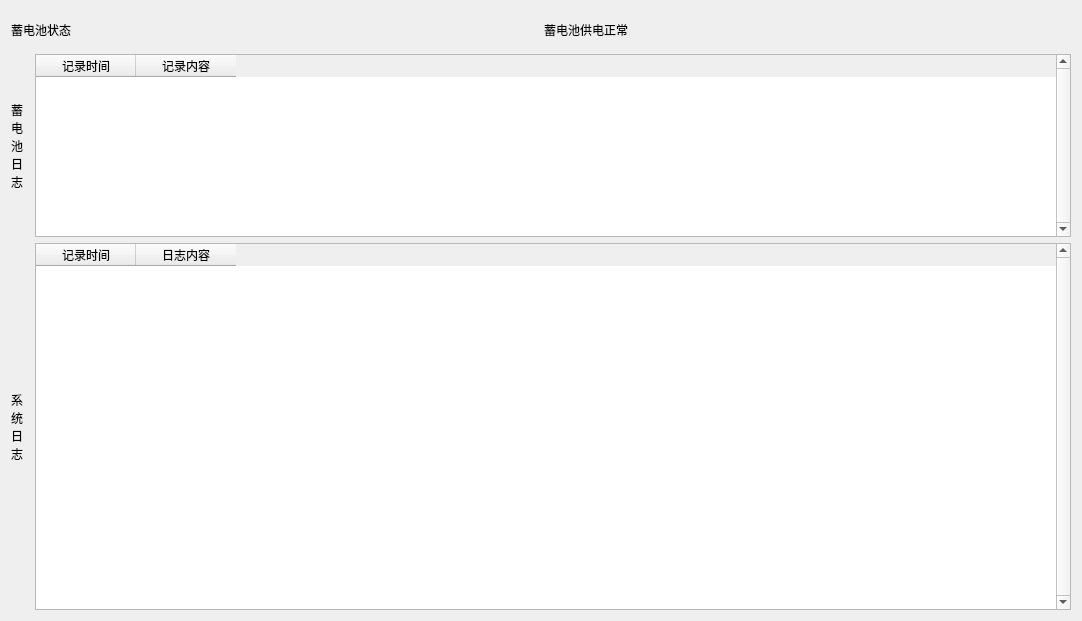
<?xml version="1.0" encoding="UTF-8"?>
<ui version="4.0">
 <class>sysinfo_battery_status</class>
 <widget class="QWidget" name="sysinfo_battery_status">
  <property name="geometry">
   <rect>
    <x>0</x>
    <y>0</y>
    <width>1082</width>
    <height>621</height>
   </rect>
  </property>
  <property name="windowTitle">
   <string>Form</string>
  </property>
  <layout class="QGridLayout" name="gridLayout">
   <item row="0" column="0">
    <layout class="QVBoxLayout" name="verticalLayout" stretch="1,5,10">
     <item>
      <layout class="QHBoxLayout" name="horizontalLayout">
       <item>
        <widget class="QLabel" name="label">
         <property name="text">
          <string>蓄电池状态</string>
         </property>
        </widget>
       </item>
       <item>
        <widget class="QLabel" name="label_2">
         <property name="text">
          <string>蓄电池供电正常</string>
         </property>
        </widget>
       </item>
      </layout>
     </item>
     <item>
      <layout class="QHBoxLayout" name="horizontalLayout_2">
       <property name="spacing">
        <number>12</number>
       </property>
       <item>
        <widget class="QLabel" name="label_3">
         <property name="text">
          <string>蓄
电
池
日
志</string>
         </property>
         <property name="alignment">
          <set>Qt::AlignCenter</set>
         </property>
         <property name="margin">
          <number>0</number>
         </property>
         <property name="indent">
          <number>-1</number>
         </property>
        </widget>
       </item>
       <item>
        <widget class="QTableWidget" name="tableWidget_src">
         <property name="verticalScrollBarPolicy">
          <enum>Qt::ScrollBarAlwaysOn</enum>
         </property>
         <property name="horizontalScrollBarPolicy">
          <enum>Qt::ScrollBarAlwaysOff</enum>
         </property>
         <column>
          <property name="text">
           <string>   记录时间   </string>
          </property>
         </column>
         <column>
          <property name="text">
           <string>记录内容</string>
          </property>
         </column>
        </widget>
       </item>
      </layout>
     </item>
     <item>
      <layout class="QHBoxLayout" name="horizontalLayout_3">
       <property name="spacing">
        <number>12</number>
       </property>
       <item>
        <widget class="QLabel" name="label_4">
         <property name="text">
          <string>系
统
日
志</string>
         </property>
         <property name="alignment">
          <set>Qt::AlignCenter</set>
         </property>
         <property name="margin">
          <number>0</number>
         </property>
         <property name="indent">
          <number>-1</number>
         </property>
        </widget>
       </item>
       <item>
        <widget class="QTableWidget" name="tableWidget_log">
         <property name="verticalScrollBarPolicy">
          <enum>Qt::ScrollBarAlwaysOn</enum>
         </property>
         <property name="horizontalScrollBarPolicy">
          <enum>Qt::ScrollBarAlwaysOff</enum>
         </property>
         <column>
          <property name="text">
           <string>   记录时间   </string>
          </property>
         </column>
         <column>
          <property name="text">
           <string>日志内容</string>
          </property>
         </column>
        </widget>
       </item>
      </layout>
     </item>
    </layout>
   </item>
  </layout>
 </widget>
 <resources/>
 <connections/>
</ui>
